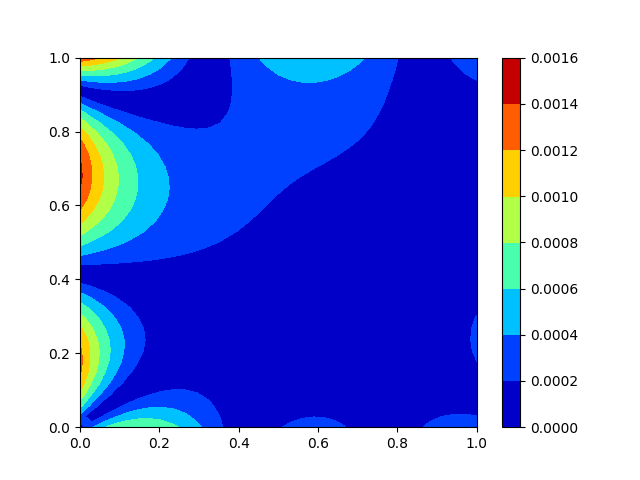

Python code for this plot:
import matplotlib.pyplot as plt
import numpy as np
import tensorflow as tf

# The training set
n = 35
m = 50

x = np.linspace(0,1,n,dtype="float64")
y = np.linspace(0,1,n,dtype="float64")

x_, y_ = np.meshgrid(x, y)

_x_ = x_.ravel().reshape((-1, 1))
_y_ = y_.ravel().reshape((-1, 1))

x_1 = np.zeros((1, m),dtype="float64")
y_1 = np.linspace(0, 1, m,dtype="float64")
z_1 = y_1**3

x_2 = np.ones((1, m),dtype="float64")
y_2 = np.linspace(0, 1, m,dtype="float64")
z_2 = (1+y_2**3)*np.exp(-1)

x_3 = np.linspace(0, 1, m,dtype="float64")
y_3 = np.zeros((1, m),dtype="float64")
z_3 = x_3*np.exp(-x_3)

x_4 = np.linspace(0, 1, m, dtype="float64")
y_4 = np.ones((1, m), dtype="float64")
z_4 = np.exp(-x_4)*(x_4+1)

_x0=np.concatenate((x_1,x_2,x_3,x_4), axis=None)
_y0=np.concatenate((y_1,y_2,y_3,y_4), axis=None)
_z0=np.concatenate((z_1,z_2,z_3,z_4), axis=None)

_x0_=_x0[:, np.newaxis]
_y0_=_y0[:, np.newaxis]
_z0_=_z0[:, np.newaxis]

# Definition of initial parameters
learning_rate = 0.01
training_epochs = 50000
h = 1e-5
w = 50

# Variables
Wx = tf.Variable(tf.random.normal([1,w],dtype=tf.float64))
Wy = tf.Variable(tf.random.normal([1,w],dtype=tf.float64))
B = tf.Variable(tf.random.normal([w],dtype=tf.float64))
V = tf.Variable(tf.random.normal([w,1],dtype=tf.float64))

# Neural net
def neural_net(x,y): 
    return tf.matmul(tf.sigmoid(tf.add(tf.add(tf.matmul(x, Wx), tf.matmul(y, Wy)),B)), V)

#PDE
def function(x,y):
    return tf.exp(-x)*(x-2+y**3+6*y)

def laplace(x,y):
    return (h**(-2))*(neural_net(x+h,y)+neural_net(x,y+h)-4*neural_net(x,y)+neural_net(x-h,y)+neural_net(x,y-h))

# Train
optimizer = tf.keras.optimizers.Adam(learning_rate)
mse = tf.keras.losses.MeanSquaredError() 
for epoch in range(training_epochs):
    with tf.GradientTape() as tape:
        loss = mse(neural_net(_x0_, _y0_), _z0_)  + mse(laplace(_x_,_y_), function(_x_,_y_))
    gradients = tape.gradient(loss, [Wx, Wy, B, V])
    optimizer.apply_gradients(zip(gradients, [Wx, Wy, B, V]))

# Graphic display
def f(x, y):
    return np.exp(-x)*(x+y**3)

z_=np.concatenate(neural_net(_x_,_y_), axis=0).reshape((n,n))
plt.contourf(x_, y_, np.abs(z_-f(x_,y_)), cmap='jet')
plt.colorbar()
plt.savefig("partial_differential_equation.png")
plt.show()